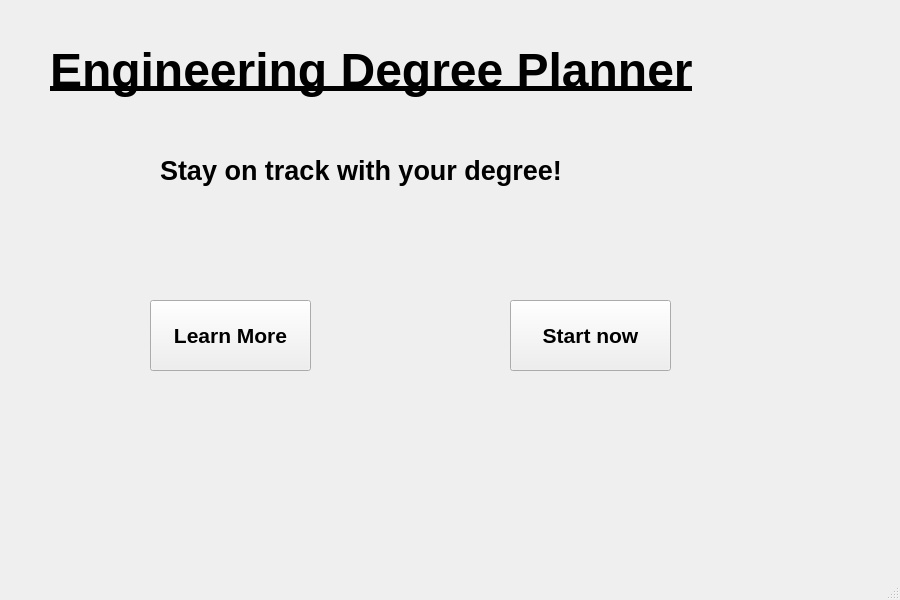
<?xml version="1.0" encoding="UTF-8"?>
<ui version="4.0">
 <class>MainWindow</class>
 <widget class="QMainWindow" name="MainWindow">
  <property name="geometry">
   <rect>
    <x>0</x>
    <y>0</y>
    <width>900</width>
    <height>600</height>
   </rect>
  </property>
  <property name="windowTitle">
   <string>MainWindow</string>
  </property>
  <widget class="QWidget" name="centralwidget">
   <widget class="QLabel" name="label">
    <property name="geometry">
     <rect>
      <x>50</x>
      <y>20</y>
      <width>871</width>
      <height>101</height>
     </rect>
    </property>
    <property name="font">
     <font>
      <pointsize>36</pointsize>
      <weight>75</weight>
      <bold>true</bold>
      <underline>true</underline>
     </font>
    </property>
    <property name="text">
     <string>Engineering Degree Planner</string>
    </property>
   </widget>
   <widget class="QLabel" name="label_2">
    <property name="geometry">
     <rect>
      <x>160</x>
      <y>90</y>
      <width>551</width>
      <height>161</height>
     </rect>
    </property>
    <property name="font">
     <font>
      <pointsize>20</pointsize>
      <weight>75</weight>
      <bold>true</bold>
     </font>
    </property>
    <property name="text">
     <string>Stay on track with your degree!</string>
    </property>
   </widget>
   <widget class="QPushButton" name="learnMore">
    <property name="geometry">
     <rect>
      <x>150</x>
      <y>300</y>
      <width>161</width>
      <height>71</height>
     </rect>
    </property>
    <property name="font">
     <font>
      <pointsize>16</pointsize>
      <weight>75</weight>
      <bold>true</bold>
     </font>
    </property>
    <property name="text">
     <string>Learn More</string>
    </property>
   </widget>
   <widget class="QPushButton" name="startNow">
    <property name="geometry">
     <rect>
      <x>510</x>
      <y>300</y>
      <width>161</width>
      <height>71</height>
     </rect>
    </property>
    <property name="font">
     <font>
      <pointsize>16</pointsize>
      <weight>75</weight>
      <bold>true</bold>
     </font>
    </property>
    <property name="text">
     <string>Start now</string>
    </property>
   </widget>
  </widget>
  <widget class="QMenuBar" name="menubar">
   <property name="geometry">
    <rect>
     <x>0</x>
     <y>0</y>
     <width>900</width>
     <height>21</height>
    </rect>
   </property>
  </widget>
  <widget class="QStatusBar" name="statusbar"/>
 </widget>
 <resources/>
 <connections/>
</ui>
